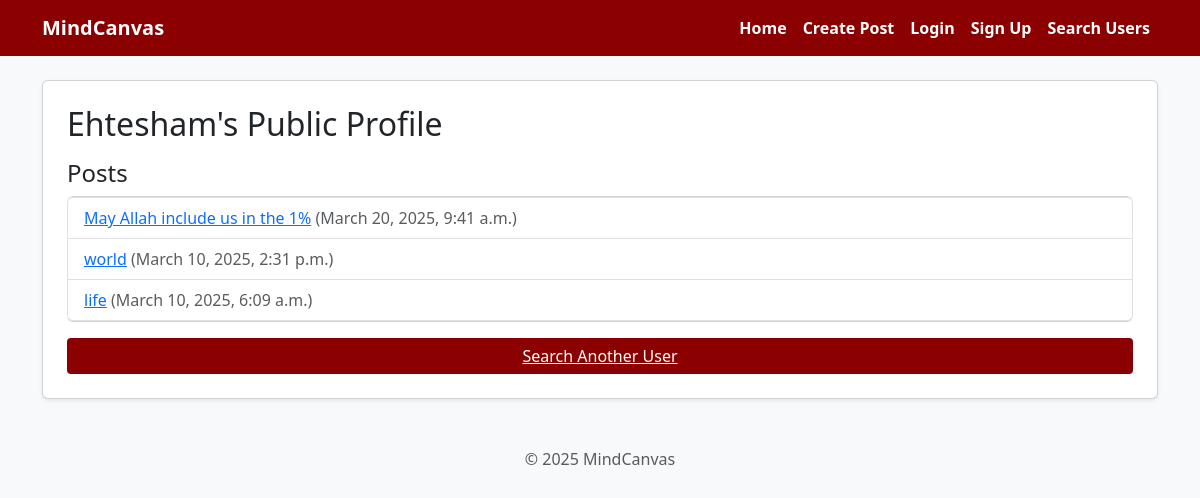
Screenshot of /accounts/public/Ehtesham/ with the database file from the repository.
### posts/models.py (models this page shows, shortened)
class Post(models.Model):
    title = models.CharField(max_length=200)  # Post title
    content = models.TextField()  # Learning or idea content
    image = models.ImageField(upload_to='images/', blank=True, null=True)  # Optional image
    video = models.FileField(upload_to='videos/', blank=True, null=True)  # Optional video
    author = models.ForeignKey(User, on_delete=models.CASCADE)  # Post creator
    created_at = models.DateTimeField(auto_now_add=True)  # Timestamp

### posts/views.py (the view)
# urls.py: path('accounts/public/<str:username>/', views.public_profile, name='public_profile'),
def public_profile(request, username):
    user_obj = get_object_or_404(User, username=username)
    posts = Post.objects.filter(author=user_obj).order_by('-created_at')
    return render(request, 'registration/public_profile.html', {'profile_user': user_obj, 'posts': posts})

### templates/registration/public_profile.html (shortened to what this page needs)
{% extends 'base.html' %}
{% block content %}
<div class="card p-4 shadow-sm">
    <h2 class="mb-3">{{ profile_user.username }}'s Public Profile</h2>
    <h4>Posts</h4>
    <ul class="list-group">
        {% for post in posts %}
            <li class="list-group-item">
                <a href="{% url 'post_detail' post.pk %}">{{ post.title }}</a>
                <span class="text-muted">({{ post.created_at }})</span>
            </li>
        {% empty %}
            <li class="list-group-item">No posts found.</li>
        {% endfor %}
    </ul>
    <a href="{% url 'search_users' %}" class="btn btn-link mt-3">Search Another User</a>
</div>
{% endblock %}

### static/css/style.css (style rules this page uses)
body { background-color: #f8f9fa; }
.btn, button { background-color: #8B0000 !important; color: #fff !important; border: none !important; border-radius: 4px !important; }

### rows the page displays
Post: title "May Allah include us in the 1%", created_at "March 20, 2025, 9:41 a.m."
Post: title "world", created_at "March 10, 2025, 2:31 p.m."
Post: title "life", created_at "March 10, 2025, 6:09 a.m."

### other values shown
{{ profile_user.username }} "Ehtesham"
